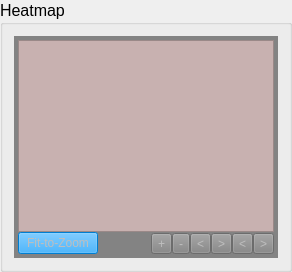
                <widget class="QGroupBox" name="heatmap_data2">
                 <property name="font">
                  <font>
                   <pointsize>12</pointsize>
                   <bold>false</bold>
                  </font>
                 </property>
                 <property name="toolTip">
                  <string>Heatmap overlay for this view, made visible once MRID-tag segmentation/tagging has been run.</string>
                 </property>
                 <property name="title">
                  <string>Heatmap</string>
                 </property>
                 <layout class="QGridLayout" name="gridLayout_93">
                  <item row="0" column="1">
                   <widget class="QFrame" name="frame_29">
                    <property name="enabled">
                     <bool>true</bool>
                    </property>
                    <property name="minimumSize">
                     <size>
                      <width>0</width>
                      <height>200</height>
                     </size>
                    </property>
                    <property name="styleSheet">
                     <string notr="true">border-color: rgb(170, 170, 170);
background-color: rgb(131, 131, 131);
</string>
                    </property>
                    <property name="frameShape">
                     <enum>QFrame::NoFrame</enum>
                    </property>
                    <layout class="QGridLayout" name="gridLayout_94">
                     <property name="leftMargin">
                      <number>4</number>
                     </property>
                     <property name="topMargin">
                      <number>4</number>
                     </property>
                     <property name="rightMargin">
                      <number>4</number>
                     </property>
                     <property name="bottomMargin">
                      <number>4</number>
                     </property>
                     <property name="spacing">
                      <number>0</number>
                     </property>
                     <item row="2" column="7">
                      <layout class="QHBoxLayout" name="horizontalLayout_27">
                       <item>
                        <widget class="QToolButton" name="go_down_data23">
                         <property name="enabled">
                          <bool>false</bool>
                         </property>
                         <property name="toolTip">
                          <string>Pan the view down.</string>
                         </property>
                         <property name="text">
                          <string>&lt;</string>
                         </property>
                         <property name="icon">
                          <iconset>
                           <normaloff>Icons/mri/downArrow.png</normaloff>Icons/mri/downArrow.png</iconset>
                         </property>
                        </widget>
                       </item>
                       <item>
                        <widget class="QToolButton" name="go_up_data23">
                         <property name="enabled">
                          <bool>false</bool>
                         </property>
                         <property name="toolTip">
                          <string>Pan the view up.</string>
                         </property>
                         <property name="text">
                          <string>&gt;</string>
                         </property>
                         <property name="icon">
                          <iconset>
                           <normaloff>Icons/mri/upArrow.png</normaloff>Icons/mri/upArrow.png</iconset>
                         </property>
                        </widget>
                       </item>
                       <item>
                        <widget class="QToolButton" name="go_left_data23">
                         <property name="enabled">
                          <bool>false</bool>
                         </property>
                         <property name="toolTip">
                          <string>Pan the view left.</string>
                         </property>
                         <property name="text">
                          <string>&lt;</string>
                         </property>
                         <property name="icon">
                          <iconset>
                           <normaloff>Icons/mri/leftArrow.png</normaloff>Icons/mri/leftArrow.png</iconset>
                         </property>
                        </widget>
                       </item>
                       <item>
                        <widget class="QToolButton" name="go_right_data23">
                         <property name="enabled">
                          <bool>false</bool>
                         </property>
                         <property name="toolTip">
                          <string>Pan the view right.</string>
                         </property>
                         <property name="text">
                          <string>&gt;</string>
                         </property>
                         <property name="icon">
                          <iconset>
                           <normaloff>Icons/mri/rightArrow.png</normaloff>Icons/mri/rightArrow.png</iconset>
                         </property>
                        </widget>
                       </item>
                      </layout>
                     </item>
                     <item row="0" column="0" colspan="8">
                      <widget class="QVTKRenderWindowInteractor" name="vtkWidget_data23">
                       <property name="enabled">
                        <bool>true</bool>
                       </property>
                       <property name="styleSheet">
                        <string notr="true">background-color: rgb(200, 177, 176);</string>
                       </property>
                      </widget>
                     </item>
                     <item row="1" column="0" rowspan="2">
                      <widget class="QPushButton" name="fit_to_zoom_data23">
                       <property name="enabled">
                        <bool>false</bool>
                       </property>
                       <property name="toolTip">
                        <string>Fit the image to the window.</string>
                       </property>
                       <property name="styleSheet">
                        <string notr="true">
background-color: rgb(0, 153, 255);</string>
                       </property>
                       <property name="text">
                        <string>Fit-to-Zoom</string>
                       </property>
                       <property name="autoDefault">
                        <bool>false</bool>
                       </property>
                       <property name="default">
                        <bool>false</bool>
                       </property>
                       <property name="flat">
                        <bool>false</bool>
                       </property>
                      </widget>
                     </item>
                     <item row="2" column="6">
                      <layout class="QHBoxLayout" name="horizontalLayout_28">
                       <item>
                        <widget class="QToolButton" name="zoom_in_data23">
                         <property name="enabled">
                          <bool>false</bool>
                         </property>
                         <property name="toolTip">
                          <string>Zoom in on this view.</string>
                         </property>
                         <property name="text">
                          <string>+</string>
                         </property>
                         <property name="icon">
                          <iconset>
                           <normaloff>Icons/mri/plus.png</normaloff>Icons/mri/plus.png</iconset>
                         </property>
                         <property name="iconSize">
                          <size>
                           <width>14</width>
                           <height>16</height>
                          </size>
                         </property>
                        </widget>
                       </item>
                       <item>
                        <widget class="QToolButton" name="zoom_out_data23">
                         <property name="enabled">
                          <bool>false</bool>
                         </property>
                         <property name="toolTip">
                          <string>Zoom out on this view.</string>
                         </property>
                         <property name="text">
                          <string>-</string>
                         </property>
                         <property name="icon">
                          <iconset>
                           <normaloff>Icons/mri/minus.png</normaloff>Icons/mri/minus.png</iconset>
                         </property>
                        </widget>
                       </item>
                      </layout>
                     </item>
                    </layout>
                   </widget>
                  </item>
                 </layout>
                </widget>
